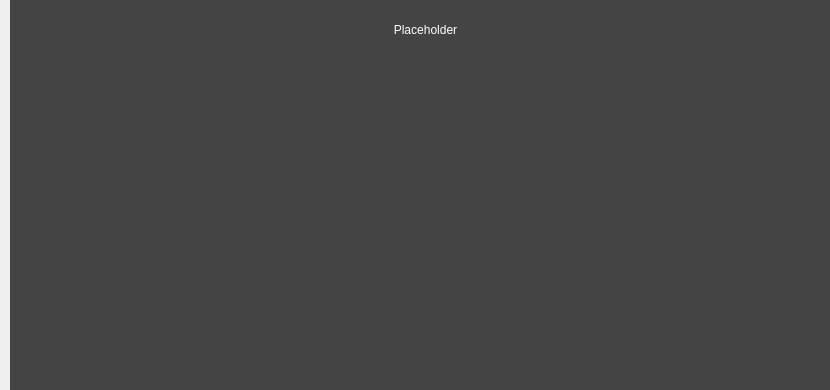
<?xml version="1.0" encoding="UTF-8"?>
<ui version="4.0">
 <class>AssetsPage</class>
 <widget class="QWidget" name="AssetsPage">
  <property name="geometry">
   <rect>
    <x>0</x>
    <y>0</y>
    <width>830</width>
    <height>390</height>
   </rect>
  </property>
  <property name="maximumSize">
   <size>
    <width>850</width>
    <height>390</height>
   </size>
  </property>
  <property name="windowTitle">
   <string>Form</string>
  </property>
  <property name="styleSheet">
   <string notr="true"/>
  </property>
  <widget class="QFrame" name="frame">
   <property name="geometry">
    <rect>
     <x>10</x>
     <y>0</y>
     <width>830</width>
     <height>390</height>
    </rect>
   </property>
   <property name="maximumSize">
    <size>
     <width>16777215</width>
     <height>390</height>
    </size>
   </property>
   <property name="styleSheet">
    <string notr="true">color: white; background: #444444; border: none;</string>
   </property>
   <property name="frameShape">
    <enum>QFrame::StyledPanel</enum>
   </property>
   <property name="frameShadow">
    <enum>QFrame::Raised</enum>
   </property>
   <widget class="QLabel" name="label_2">
    <property name="geometry">
     <rect>
      <x>260</x>
      <y>21</y>
      <width>311</width>
      <height>17</height>
     </rect>
    </property>
    <property name="text">
     <string>Placeholder</string>
    </property>
    <property name="alignment">
     <set>Qt::AlignCenter</set>
    </property>
   </widget>
  </widget>
 </widget>
 <resources/>
 <connections/>
</ui>
